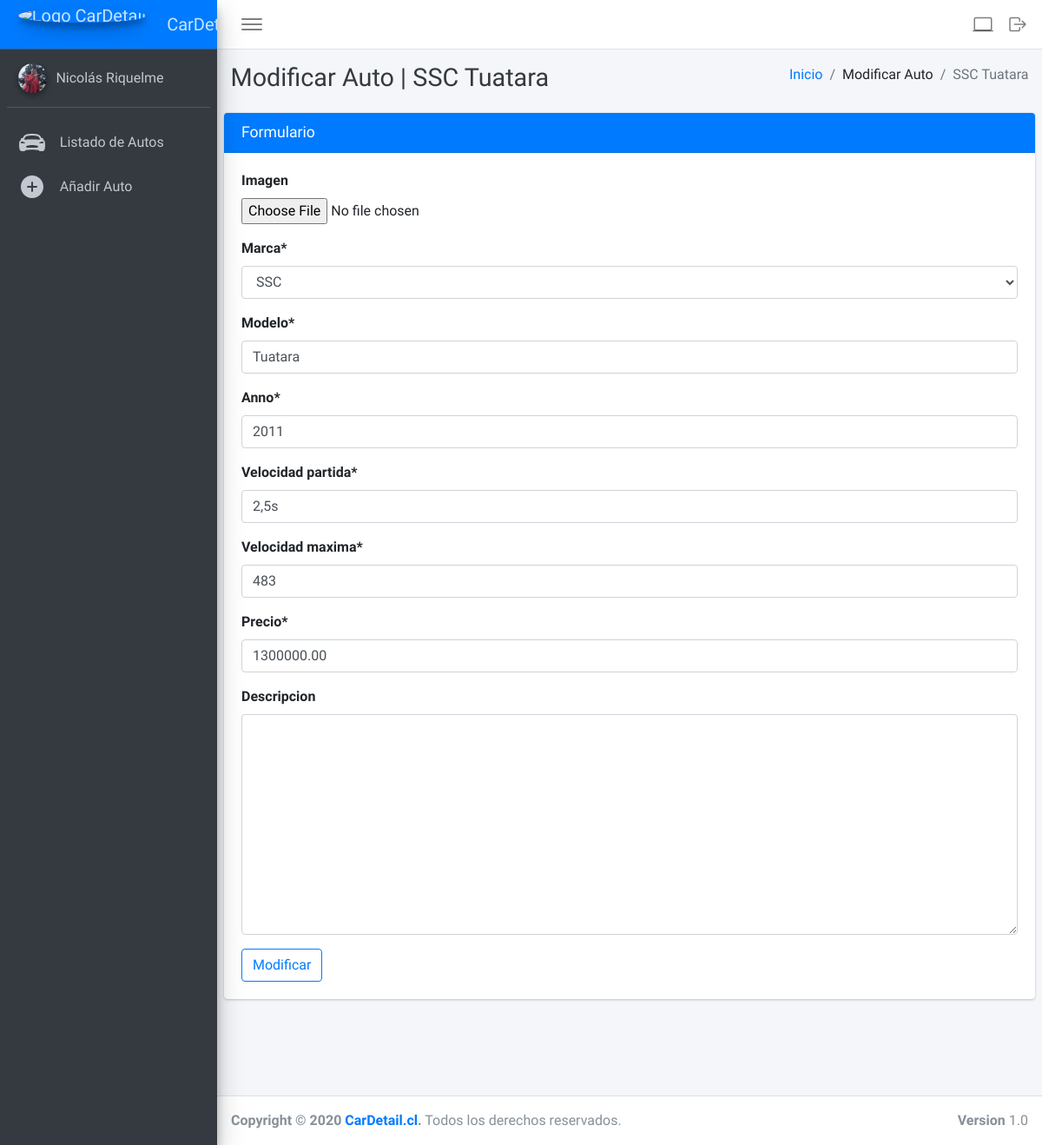
Before: /modificar-auto/3/ (signed in) with the older database file.
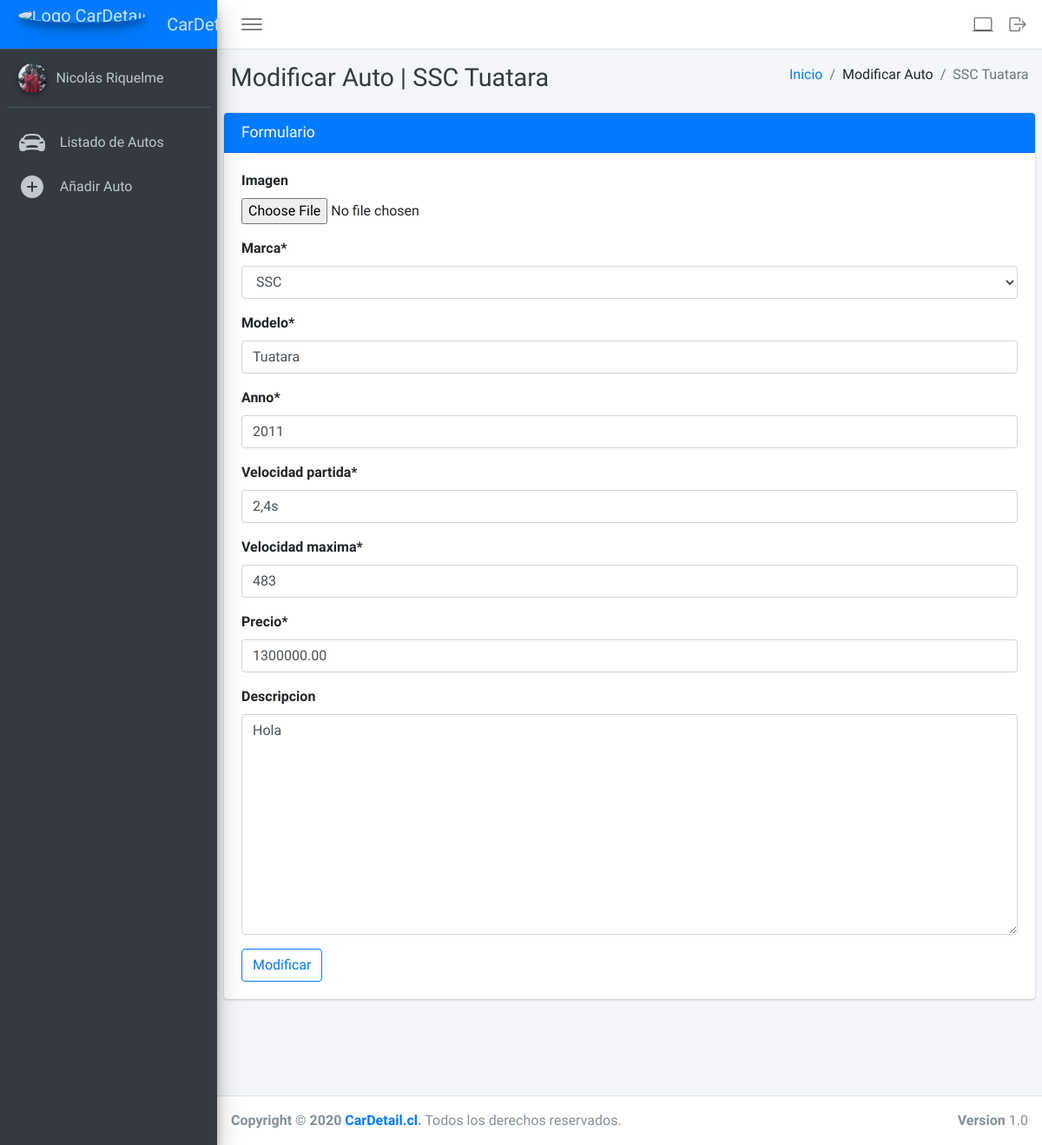
After: the same page with the newer database file.
### auto/models.py (models this page shows, shortened)
class Auto(models.Model):
    imagen = models.ImageField(upload_to='bd/autos',null=True,blank=True)
    marca = models.ForeignKey(Marca,on_delete=models.CASCADE)
    modelo = models.CharField(max_length=70)
    anno = models.CharField(max_length=4)
    velocidad_partida = models.CharField(max_length=50)
    velocidad_maxima = models.CharField(max_length=6)
    precio = models.DecimalField(decimal_places=2,max_digits=10)
    descripcion = models.CharField(max_length=500, null=True,blank=True)
    def __str__(self):
        return self.marca.marca + ' ' + self.modelo

class Marca(models.Model):
    PAISES_CHOICES = ((0,'No definido'),(1,'Alemania'),(2,'Italia'),(3,'Reino Unido'),(4,'Estados Unidos'),(5,'Japon'),(6,'Francia'))
    marca = models.CharField(max_length=70)
    pais = models.PositiveSmallIntegerField(choices=PAISES_CHOICES, default=0)
    historia = models.CharField(max_length=2000,blank=True)
    def __str__(self):
        return self.marca

### auto/views.py (the view, shortened to what this page needs)
# urls.py: path('modificar-auto/<int:pk>/', auto_views.ModificarAutoView.as_view(), name='modificar-auto'),
class ModificarAutoView(LoginRequiredMixin,UpdateView):
    model = Auto
    template_name = 'adm/modificar_auto.html'
    form_class = ModificarAuto

### auto/forms.py
class ModificarAuto (forms.ModelForm):
    class Meta:
        model = Auto
        exclude = []
        widgets = {
            'descripcion': forms.Textarea()
        }

### usuario/models.py (called while the page is built)
    def __str__(self):
        return f'{self.nombres} {self.apellido_paterno}'

### auto/templates/adm/modificar_auto.html (shortened to what this page needs)
{% extends 'adm/base.html' %}
{% load crispy_forms_tags %}
{% block content_title %}Modificar Auto | {{auto}}{% endblock %}
{% block content_breadcrumb %}
    <li class="breadcrumb-item"><a href="{% url 'home-admin' %}">Inicio</a></li>
    <li class="breadcrumb-item" aria-current="page">Modificar Auto</li>
    <li class="breadcrumb-item active" aria-current="page">{{auto}}</li>
{% endblock %}
{% block content %}
<div class="card">
    <div class="card-header border0 bg-primary text-light">
        <div class="d-flex justify-content-between">
            <h3 class="card-title">Formulario</h3>
        </div>
    </div>
    <div class="card-body">
        <form method="post">
            {{ form | crispy }}
            <button type="submit" class="btn btn-outline-primary" value="Save">Modificar</button>
        </form>
    </div>
</div>
{% endblock content %}

Changed rows visible on the page:
changed Auto "SSC Tuatara": velocidad_partida "2,5s" → "2,4s"; descripcion (not shown) → "Hola"
